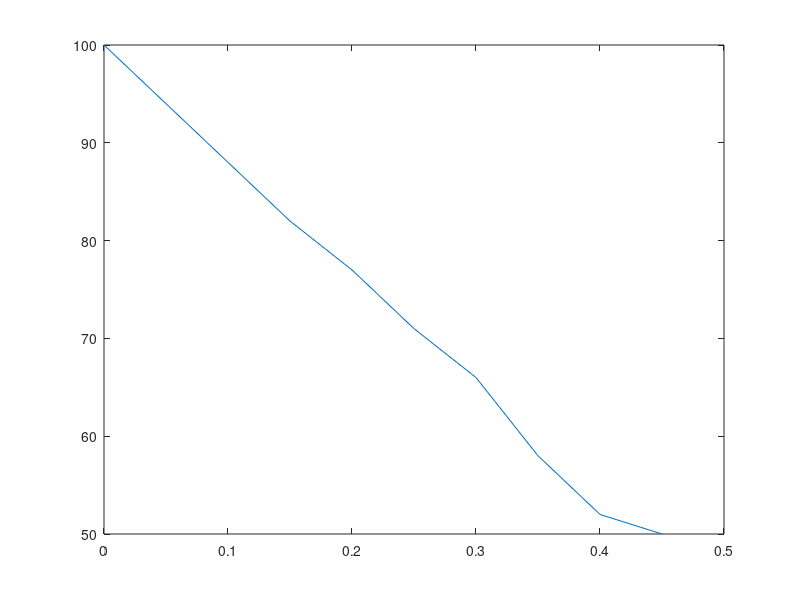

MATLAB code to generate this figure:
%Luca Girotti - 169704


A = [100  300  300  300  300  300  300  300  300  50  ;
100  199.315  237.497  253.399  258.747  256.847  247.211  225.155  175.685  50  ;
100  159.761  197.275  217.352  224.743  221.427  206.843  177.725  127.586  50  ;
100  142.454  174.49  193.99  201.447  197.276  181.01  151.314  106.935  50  ;
100  135.565  164.242  182.671  189.779  185.221  168.606  139.587  98.8408  50  ;
100  135.565  164.242  182.671  189.779  185.221  168.606  139.587  98.8408  50  ;
100  142.454  174.49  193.99  201.447  197.276  181.01  151.314  106.935  50  ;
100  159.761  197.275  217.352  224.743  221.427  206.843  177.725  127.586  50  ;
100  199.315  237.497  253.399  258.747  256.847  247.211  225.155  175.685  50  ;
100  300  300  300  300  300  300  300  300  50  ;]

B = [100  100  100  100  100  100  100  100  100  50  ;
100  99.3145  98.5405  97.5722  96.2611  94.3604  91.3845  86.1987  75.6855  50  ;
100  98.7177  97.2751  95.4873  93.112  89.7959  84.9788  77.7249  66.5431  50  ;
100  98.281  96.355  93.99  90.9035  86.7325  81.01  73.1789  62.7622  50  ;
100  98.0516  95.8736  93.2144  89.7795  85.2205  79.1497  71.2185  61.3269  50  ;
100  98.0516  95.8736  93.2144  89.7795  85.2205  79.1497  71.2185  61.3269  50  ;
100  98.281  96.355  93.99  90.9035  86.7325  81.01  73.1789  62.7622  50  ;
100  98.7177  97.2751  95.4873  93.112  89.7959  84.9788  77.7249  66.5431  50  ;
100  99.3145  98.5405  97.5722  96.2611  94.3604  91.3845  86.1987  75.6855  50  ;
100  100  100  100  100  100  100  100  100  50  ; ]


imagesc(A)

N = 0.05;

B = [100 94 88 82 77 71 66 58 52 50];

plot(B)

x= [0 0.05 0.1 0.15 0.2 0.25 0.3 0.35 0.4 0.45]
plot(x,B);